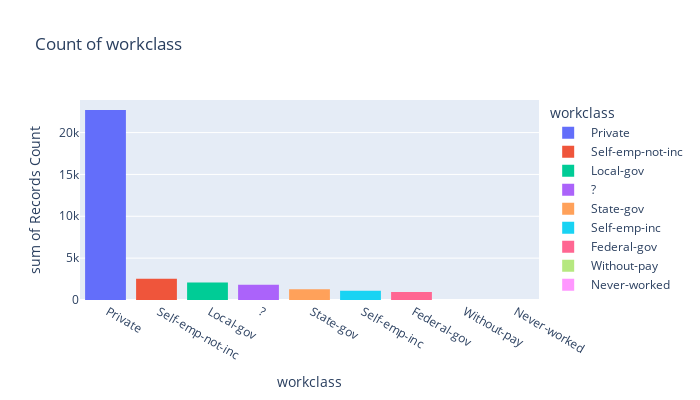
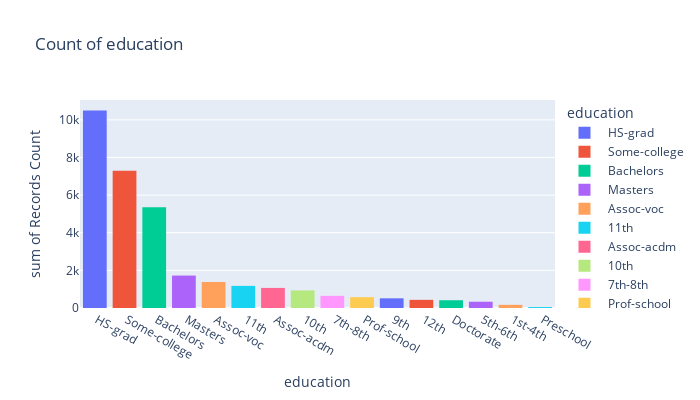
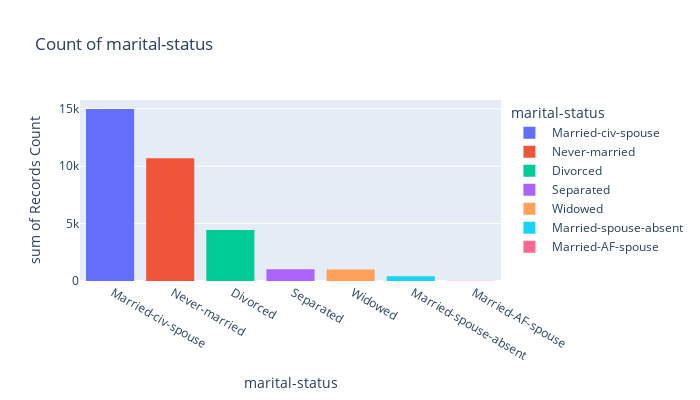
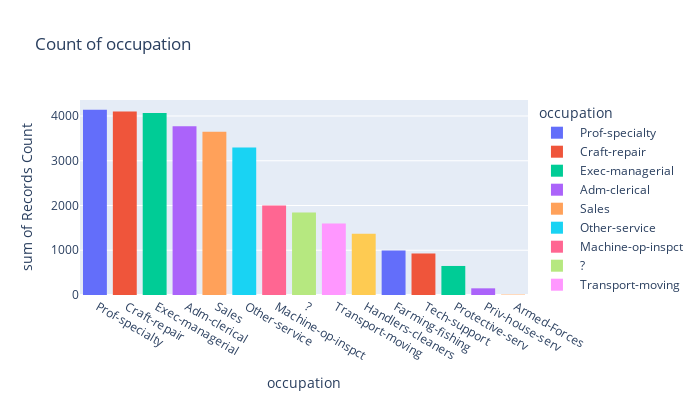

Notebook code for these charts, in order:
### Code cell
for col_name in categorical_columns:
    plot_categorical_count(data_raw, col_name)

### Figure 1 — Plotly figure (JSON) as saved in the notebook; plotly's stock layout.template omitted (floating-point values rounded to 4 significant figures)
{"data": [{"alignmentgroup": "True", "bingroup": "x", "histfunc": "sum", "hovertemplate": "workclass=%{x}<br>sum of Records Count=%{y}<extra></extra>", "legendgroup": " Private", "marker": {"color": "#636efa", "pattern": {"shape": ""}}, "name": " Private", "offsetgroup": " Private", "orientation": "v", "showlegend": true, "type": "histogram", "x": [" Private"], "xaxis": "x", "y": [22696], "yaxis": "y"}, {"alignmentgroup": "True", "bingroup": "x", "histfunc": "sum", "hovertemplate": "workclass=%{x}<br>sum of Records Count=%{y}<extra></extra>", "legendgroup": " Self-emp-not-inc", "marker": {"color": "#EF553B", "pattern": {"shape": ""}}, "name": " Self-emp-not-inc", "offsetgroup": " Self-emp-not-inc", "orientation": "v", "showlegend": true, "type": "histogram", "x": [" Self-emp-not-inc"], "xaxis": "x", "y": [2541], "yaxis": "y"}, {"alignmentgroup": "True", "bingroup": "x", "histfunc": "sum", "hovertemplate": "workclass=%{x}<br>sum of Records Count=%{y}<extra></extra>", "legendgroup": " Local-gov", "marker": {"color": "#00cc96", "pattern": {"shape": ""}}, "name": " Local-gov", "offsetgroup": " Local-gov", "orientation": "v", "showlegend": true, "type": "histogram", "x": [" Local-gov"], "xaxis": "x", "y": [2093], "yaxis": "y"}, {"alignmentgroup": "True", "bingroup": "x", "histfunc": "sum", "hovertemplate": "workclass=%{x}<br>sum of Records Count=%{y}<extra></extra>", "legendgroup": " ?", "marker": {"color": "#ab63fa", "pattern": {"shape": ""}}, "name": " ?", "offsetgroup": " ?", "orientation": "v", "showlegend": true, "type": "histogram", "x": [" ?"], "xaxis": "x", "y": [1836], "yaxis": "y"}, {"alignmentgroup": "True", "bingroup": "x", "histfunc": "sum", "hovertemplate": "workclass=%{x}<br>sum of Records Count=%{y}<extra></extra>", "legendgroup": " State-gov", "marker": {"color": "#FFA15A", "pattern": {"shape": ""}}, "name": " State-gov", "offsetgroup": " State-gov", "orientation": "v", "showlegend": true, "type": "histogram", "x": [" State-gov"], "xaxis": "x", "y": [1298], "yaxis": "y"}, {"alignmentgroup": "True", "bingroup": "x", "histfunc": "sum", "hovertemplate": "workclass=%{x}<br>sum of Records Count=%{y}<extra></extra>", "legendgroup": " Self-emp-inc", "marker": {"color": "#19d3f3", "pattern": {"shape": ""}}, "name": " Self-emp-inc", "offsetgroup": " Self-emp-inc", "orientation": "v", "showlegend": true, "type": "histogram", "x": [" Self-emp-inc"], "xaxis": "x", "y": [1116], "yaxis": "y"}, {"alignmentgroup": "True", "bingroup": "x", "histfunc": "sum", "hovertemplate": "workclass=%{x}<br>sum of Records Count=%{y}<extra></extra>", "legendgroup": " Federal-gov", "marker": {"color": "#FF6692", "pattern": {"shape": ""}}, "name": " Federal-gov", "offsetgroup": " Federal-gov", "orientation": "v", "showlegend": true, "type": "histogram", "x": [" Federal-gov"], "xaxis": "x", "y": [960], "yaxis": "y"}, {"alignmentgroup": "True", "bingroup": "x", "histfunc": "sum", "hovertemplate": "workclass=%{x}<br>sum of Records Count=%{y}<extra></extra>", "legendgroup": " Without-pay", "marker": {"color": "#B6E880", "pattern": {"shape": ""}}, "name": " Without-pay", "offsetgroup": " Without-pay", "orientation": "v", "showlegend": true, "type": "histogram", "x": [" Without-pay"], "xaxis": "x", "y": [14], "yaxis": "y"}, {"alignmentgroup": "True", "bingroup": "x", "histfunc": "sum", "hovertemplate": "workclass=%{x}<br>sum of Records Count=%{y}<extra></extra>", "legendgroup": " Never-worked", "marker": {"color": "#FF97FF", "pattern": {"shape": ""}}, "name": " Never-worked", "offsetgroup": " Never-worked", "orientation": "v", "showlegend": true, "type": "histogram", "x": [" Never-worked"], "xaxis": "x", "y": [7], "yaxis": "y"}], "layout": {"barmode": "relative", "height": 400, "legend": {"title": {"text": "workclass"}, "tracegroupgap": 0}, "title": {"text": "Count of workclass"}, "width": 700, "xaxis": {"anchor": "y", "categoryarray": [" Private", " Self-emp-not-inc", " Local-gov", " ?", " State-gov", " Self-emp-inc", " Federal-gov", " Without-pay", " Never-worked"], "categoryorder": "array", "domain": [0, 1], "title": {"text": "workclass"}}, "yaxis": {"anchor": "x", "domain": [0, 1], "title": {"text": "sum of Records Count"}}}}

### Figure 2 — Plotly figure (JSON) as saved in the notebook; plotly's stock layout.template omitted (floating-point values rounded to 4 significant figures)
{"data": [{"alignmentgroup": "True", "bingroup": "x", "histfunc": "sum", "hovertemplate": "education=%{x}<br>sum of Records Count=%{y}<extra></extra>", "legendgroup": " HS-grad", "marker": {"color": "#636efa", "pattern": {"shape": ""}}, "name": " HS-grad", "offsetgroup": " HS-grad", "orientation": "v", "showlegend": true, "type": "histogram", "x": [" HS-grad"], "xaxis": "x", "y": [10501], "yaxis": "y"}, {"alignmentgroup": "True", "bingroup": "x", "histfunc": "sum", "hovertemplate": "education=%{x}<br>sum of Records Count=%{y}<extra></extra>", "legendgroup": " Some-college", "marker": {"color": "#EF553B", "pattern": {"shape": ""}}, "name": " Some-college", "offsetgroup": " Some-college", "orientation": "v", "showlegend": true, "type": "histogram", "x": [" Some-college"], "xaxis": "x", "y": [7291], "yaxis": "y"}, {"alignmentgroup": "True", "bingroup": "x", "histfunc": "sum", "hovertemplate": "education=%{x}<br>sum of Records Count=%{y}<extra></extra>", "legendgroup": " Bachelors", "marker": {"color": "#00cc96", "pattern": {"shape": ""}}, "name": " Bachelors", "offsetgroup": " Bachelors", "orientation": "v", "showlegend": true, "type": "histogram", "x": [" Bachelors"], "xaxis": "x", "y": [5355], "yaxis": "y"}, {"alignmentgroup": "True", "bingroup": "x", "histfunc": "sum", "hovertemplate": "education=%{x}<br>sum of Records Count=%{y}<extra></extra>", "legendgroup": " Masters", "marker": {"color": "#ab63fa", "pattern": {"shape": ""}}, "name": " Masters", "offsetgroup": " Masters", "orientation": "v", "showlegend": true, "type": "histogram", "x": [" Masters"], "xaxis": "x", "y": [1723], "yaxis": "y"}, {"alignmentgroup": "True", "bingroup": "x", "histfunc": "sum", "hovertemplate": "education=%{x}<br>sum of Records Count=%{y}<extra></extra>", "legendgroup": " Assoc-voc", "marker": {"color": "#FFA15A", "pattern": {"shape": ""}}, "name": " Assoc-voc", "offsetgroup": " Assoc-voc", "orientation": "v", "showlegend": true, "type": "histogram", "x": [" Assoc-voc"], "xaxis": "x", "y": [1382], "yaxis": "y"}, {"alignmentgroup": "True", "bingroup": "x", "histfunc": "sum", "hovertemplate": "education=%{x}<br>sum of Records Count=%{y}<extra></extra>", "legendgroup": " 11th", "marker": {"color": "#19d3f3", "pattern": {"shape": ""}}, "name": " 11th", "offsetgroup": " 11th", "orientation": "v", "showlegend": true, "type": "histogram", "x": [" 11th"], "xaxis": "x", "y": [1175], "yaxis": "y"}, {"alignmentgroup": "True", "bingroup": "x", "histfunc": "sum", "hovertemplate": "education=%{x}<br>sum of Records Count=%{y}<extra></extra>", "legendgroup": " Assoc-acdm", "marker": {"color": "#FF6692", "pattern": {"shape": ""}}, "name": " Assoc-acdm", "offsetgroup": " Assoc-acdm", "orientation": "v", "showlegend": true, "type": "histogram", "x": [" Assoc-acdm"], "xaxis": "x", "y": [1067], "yaxis": "y"}, {"alignmentgroup": "True", "bingroup": "x", "histfunc": "sum", "hovertemplate": "education=%{x}<br>sum of Records Count=%{y}<extra></extra>", "legendgroup": " 10th", "marker": {"color": "#B6E880", "pattern": {"shape": ""}}, "name": " 10th", "offsetgroup": " 10th", "orientation": "v", "showlegend": true, "type": "histogram", "x": [" 10th"], "xaxis": "x", "y": [933], "yaxis": "y"}, {"alignmentgroup": "True", "bingroup": "x", "histfunc": "sum", "hovertemplate": "education=%{x}<br>sum of Records Count=%{y}<extra></extra>", "legendgroup": " 7th-8th", "marker": {"color": "#FF97FF", "pattern": {"shape": ""}}, "name": " 7th-8th", "offsetgroup": " 7th-8th", "orientation": "v", "showlegend": true, "type": "histogram", "x": [" 7th-8th"], "xaxis": "x", "y": [646], "yaxis": "y"}, {"alignmentgroup": "True", "bingroup": "x", "histfunc": "sum", "hovertemplate": "education=%{x}<br>sum of Records Count=%{y}<extra></extra>", "legendgroup": " Prof-school", "marker": {"color": "#FECB52", "pattern": {"shape": ""}}, "name": " Prof-school", "offsetgroup": " Prof-school", "orientation": "v", "showlegend": true, "type": "histogram", "x": [" Prof-school"], "xaxis": "x", "y": [576], "yaxis": "y"}, {"alignmentgroup": "True", "bingroup": "x", "histfunc": "sum", "hovertemplate": "education=%{x}<br>sum of Records Count=%{y}<extra></extra>", "legendgroup": " 9th", "marker": {"color": "#636efa", "pattern": {"shape": ""}}, "name": " 9th", "offsetgroup": " 9th", "orientation": "v", "showlegend": true, "type": "histogram", "x": [" 9th"], "xaxis": "x", "y": [514], "yaxis": "y"}, {"alignmentgroup": "True", "bingroup": "x", "histfunc": "sum", "hovertemplate": "education=%{x}<br>sum of Records Count=%{y}<extra></extra>", "legendgroup": " 12th", "marker": {"color": "#EF553B", "pattern": {"shape": ""}}, "name": " 12th", "offsetgroup": " 12th", "orientation": "v", "showlegend": true, "type": "histogram", "x": [" 12th"], "xaxis": "x", "y": [433], "yaxis": "y"}, {"alignmentgroup": "True", "bingroup": "x", "histfunc": "sum", "hovertemplate": "education=%{x}<br>sum of Records Count=%{y}<extra></extra>", "legendgroup": " Doctorate", "marker": {"color": "#00cc96", "pattern": {"shape": ""}}, "name": " Doctorate", "offsetgroup": " Doctorate", "orientation": "v", "showlegend": true, "type": "histogram", "x": [" Doctorate"], "xaxis": "x", "y": [413], "yaxis": "y"}, {"alignmentgroup": "True", "bingroup": "x", "histfunc": "sum", "hovertemplate": "education=%{x}<br>sum of Records Count=%{y}<extra></extra>", "legendgroup": " 5th-6th", "marker": {"color": "#ab63fa", "pattern": {"shape": ""}}, "name": " 5th-6th", "offsetgroup": " 5th-6th", "orientation": "v", "showlegend": true, "type": "histogram", "x": [" 5th-6th"], "xaxis": "x", "y": [333], "yaxis": "y"}, {"alignmentgroup": "True", "bingroup": "x", "histfunc": "sum", "hovertemplate": "education=%{x}<br>sum of Records Count=%{y}<extra></extra>", "legendgroup": " 1st-4th", "marker": {"color": "#FFA15A", "pattern": {"shape": ""}}, "name": " 1st-4th", "offsetgroup": " 1st-4th", "orientation": "v", "showlegend": true, "type": "histogram", "x": [" 1st-4th"], "xaxis": "x", "y": [168], "yaxis": "y"}, {"alignmentgroup": "True", "bingroup": "x", "histfunc": "sum", "hovertemplate": "education=%{x}<br>sum of Records Count=%{y}<extra></extra>", "legendgroup": " Preschool", "marker": {"color": "#19d3f3", "pattern": {"shape": ""}}, "name": " Preschool", "offsetgroup": " Preschool", "orientation": "v", "showlegend": true, "type": "histogram", "x": [" Preschool"], "xaxis": "x", "y": [51], "yaxis": "y"}], "layout": {"barmode": "relative", "height": 400, "legend": {"title": {"text": "education"}, "tracegroupgap": 0}, "title": {"text": "Count of education"}, "width": 700, "xaxis": {"anchor": "y", "categoryarray": [" HS-grad", " Some-college", " Bachelors", " Masters", " Assoc-voc", " 11th", " Assoc-acdm", " 10th", " 7th-8th", " Prof-school", " 9th", " 12th", " Doctorate", " 5th-6th", " 1st-4th", " Preschool"], "categoryorder": "array", "domain": [0, 1], "title": {"text": "education"}}, "yaxis": {"anchor": "x", "domain": [0, 1], "title": {"text": "sum of Records Count"}}}}

### Figure 3 — Plotly figure (JSON) as saved in the notebook; plotly's stock layout.template omitted (floating-point values rounded to 4 significant figures)
{"data": [{"alignmentgroup": "True", "bingroup": "x", "histfunc": "sum", "hovertemplate": "marital-status=%{x}<br>sum of Records Count=%{y}<extra></extra>", "legendgroup": " Married-civ-spouse", "marker": {"color": "#636efa", "pattern": {"shape": ""}}, "name": " Married-civ-spouse", "offsetgroup": " Married-civ-spouse", "orientation": "v", "showlegend": true, "type": "histogram", "x": [" Married-civ-spouse"], "xaxis": "x", "y": [14976], "yaxis": "y"}, {"alignmentgroup": "True", "bingroup": "x", "histfunc": "sum", "hovertemplate": "marital-status=%{x}<br>sum of Records Count=%{y}<extra></extra>", "legendgroup": " Never-married", "marker": {"color": "#EF553B", "pattern": {"shape": ""}}, "name": " Never-married", "offsetgroup": " Never-married", "orientation": "v", "showlegend": true, "type": "histogram", "x": [" Never-married"], "xaxis": "x", "y": [10683], "yaxis": "y"}, {"alignmentgroup": "True", "bingroup": "x", "histfunc": "sum", "hovertemplate": "marital-status=%{x}<br>sum of Records Count=%{y}<extra></extra>", "legendgroup": " Divorced", "marker": {"color": "#00cc96", "pattern": {"shape": ""}}, "name": " Divorced", "offsetgroup": " Divorced", "orientation": "v", "showlegend": true, "type": "histogram", "x": [" Divorced"], "xaxis": "x", "y": [4443], "yaxis": "y"}, {"alignmentgroup": "True", "bingroup": "x", "histfunc": "sum", "hovertemplate": "marital-status=%{x}<br>sum of Records Count=%{y}<extra></extra>", "legendgroup": " Separated", "marker": {"color": "#ab63fa", "pattern": {"shape": ""}}, "name": " Separated", "offsetgroup": " Separated", "orientation": "v", "showlegend": true, "type": "histogram", "x": [" Separated"], "xaxis": "x", "y": [1025], "yaxis": "y"}, {"alignmentgroup": "True", "bingroup": "x", "histfunc": "sum", "hovertemplate": "marital-status=%{x}<br>sum of Records Count=%{y}<extra></extra>", "legendgroup": " Widowed", "marker": {"color": "#FFA15A", "pattern": {"shape": ""}}, "name": " Widowed", "offsetgroup": " Widowed", "orientation": "v", "showlegend": true, "type": "histogram", "x": [" Widowed"], "xaxis": "x", "y": [993], "yaxis": "y"}, {"alignmentgroup": "True", "bingroup": "x", "histfunc": "sum", "hovertemplate": "marital-status=%{x}<br>sum of Records Count=%{y}<extra></extra>", "legendgroup": " Married-spouse-absent", "marker": {"color": "#19d3f3", "pattern": {"shape": ""}}, "name": " Married-spouse-absent", "offsetgroup": " Married-spouse-absent", "orientation": "v", "showlegend": true, "type": "histogram", "x": [" Married-spouse-absent"], "xaxis": "x", "y": [418], "yaxis": "y"}, {"alignmentgroup": "True", "bingroup": "x", "histfunc": "sum", "hovertemplate": "marital-status=%{x}<br>sum of Records Count=%{y}<extra></extra>", "legendgroup": " Married-AF-spouse", "marker": {"color": "#FF6692", "pattern": {"shape": ""}}, "name": " Married-AF-spouse", "offsetgroup": " Married-AF-spouse", "orientation": "v", "showlegend": true, "type": "histogram", "x": [" Married-AF-spouse"], "xaxis": "x", "y": [23], "yaxis": "y"}], "layout": {"barmode": "relative", "height": 400, "legend": {"title": {"text": "marital-status"}, "tracegroupgap": 0}, "title": {"text": "Count of marital-status"}, "width": 700, "xaxis": {"anchor": "y", "categoryarray": [" Married-civ-spouse", " Never-married", " Divorced", " Separated", " Widowed", " Married-spouse-absent", " Married-AF-spouse"], "categoryorder": "array", "domain": [0, 1], "title": {"text": "marital-status"}}, "yaxis": {"anchor": "x", "domain": [0, 1], "title": {"text": "sum of Records Count"}}}}

### Figure 4 — Plotly figure (JSON) as saved in the notebook; plotly's stock layout.template omitted (floating-point values rounded to 4 significant figures)
{"data": [{"alignmentgroup": "True", "bingroup": "x", "histfunc": "sum", "hovertemplate": "occupation=%{x}<br>sum of Records Count=%{y}<extra></extra>", "legendgroup": " Prof-specialty", "marker": {"color": "#636efa", "pattern": {"shape": ""}}, "name": " Prof-specialty", "offsetgroup": " Prof-specialty", "orientation": "v", "showlegend": true, "type": "histogram", "x": [" Prof-specialty"], "xaxis": "x", "y": [4140], "yaxis": "y"}, {"alignmentgroup": "True", "bingroup": "x", "histfunc": "sum", "hovertemplate": "occupation=%{x}<br>sum of Records Count=%{y}<extra></extra>", "legendgroup": " Craft-repair", "marker": {"color": "#EF553B", "pattern": {"shape": ""}}, "name": " Craft-repair", "offsetgroup": " Craft-repair", "orientation": "v", "showlegend": true, "type": "histogram", "x": [" Craft-repair"], "xaxis": "x", "y": [4099], "yaxis": "y"}, {"alignmentgroup": "True", "bingroup": "x", "histfunc": "sum", "hovertemplate": "occupation=%{x}<br>sum of Records Count=%{y}<extra></extra>", "legendgroup": " Exec-managerial", "marker": {"color": "#00cc96", "pattern": {"shape": ""}}, "name": " Exec-managerial", "offsetgroup": " Exec-managerial", "orientation": "v", "showlegend": true, "type": "histogram", "x": [" Exec-managerial"], "xaxis": "x", "y": [4066], "yaxis": "y"}, {"alignmentgroup": "True", "bingroup": "x", "histfunc": "sum", "hovertemplate": "occupation=%{x}<br>sum of Records Count=%{y}<extra></extra>", "legendgroup": " Adm-clerical", "marker": {"color": "#ab63fa", "pattern": {"shape": ""}}, "name": " Adm-clerical", "offsetgroup": " Adm-clerical", "orientation": "v", "showlegend": true, "type": "histogram", "x": [" Adm-clerical"], "xaxis": "x", "y": [3770], "yaxis": "y"}, {"alignmentgroup": "True", "bingroup": "x", "histfunc": "sum", "hovertemplate": "occupation=%{x}<br>sum of Records Count=%{y}<extra></extra>", "legendgroup": " Sales", "marker": {"color": "#FFA15A", "pattern": {"shape": ""}}, "name": " Sales", "offsetgroup": " Sales", "orientation": "v", "showlegend": true, "type": "histogram", "x": [" Sales"], "xaxis": "x", "y": [3650], "yaxis": "y"}, {"alignmentgroup": "True", "bingroup": "x", "histfunc": "sum", "hovertemplate": "occupation=%{x}<br>sum of Records Count=%{y}<extra></extra>", "legendgroup": " Other-service", "marker": {"color": "#19d3f3", "pattern": {"shape": ""}}, "name": " Other-service", "offsetgroup": " Other-service", "orientation": "v", "showlegend": true, "type": "histogram", "x": [" Other-service"], "xaxis": "x", "y": [3295], "yaxis": "y"}, {"alignmentgroup": "True", "bingroup": "x", "histfunc": "sum", "hovertemplate": "occupation=%{x}<br>sum of Records Count=%{y}<extra></extra>", "legendgroup": " Machine-op-inspct", "marker": {"color": "#FF6692", "pattern": {"shape": ""}}, "name": " Machine-op-inspct", "offsetgroup": " Machine-op-inspct", "orientation": "v", "showlegend": true, "type": "histogram", "x": [" Machine-op-inspct"], "xaxis": "x", "y": [2002], "yaxis": "y"}, {"alignmentgroup": "True", "bingroup": "x", "histfunc": "sum", "hovertemplate": "occupation=%{x}<br>sum of Records Count=%{y}<extra></extra>", "legendgroup": " ?", "marker": {"color": "#B6E880", "pattern": {"shape": ""}}, "name": " ?", "offsetgroup": " ?", "orientation": "v", "showlegend": true, "type": "histogram", "x": [" ?"], "xaxis": "x", "y": [1843], "yaxis": "y"}, {"alignmentgroup": "True", "bingroup": "x", "histfunc": "sum", "hovertemplate": "occupation=%{x}<br>sum of Records Count=%{y}<extra></extra>", "legendgroup": " Transport-moving", "marker": {"color": "#FF97FF", "pattern": {"shape": ""}}, "name": " Transport-moving", "offsetgroup": " Transport-moving", "orientation": "v", "showlegend": true, "type": "histogram", "x": [" Transport-moving"], "xaxis": "x", "y": [1597], "yaxis": "y"}, {"alignmentgroup": "True", "bingroup": "x", "histfunc": "sum", "hovertemplate": "occupation=%{x}<br>sum of Records Count=%{y}<extra></extra>", "legendgroup": " Handlers-cleaners", "marker": {"color": "#FECB52", "pattern": {"shape": ""}}, "name": " Handlers-cleaners", "offsetgroup": " Handlers-cleaners", "orientation": "v", "showlegend": true, "type": "histogram", "x": [" Handlers-cleaners"], "xaxis": "x", "y": [1370], "yaxis": "y"}, {"alignmentgroup": "True", "bingroup": "x", "histfunc": "sum", "hovertemplate": "occupation=%{x}<br>sum of Records Count=%{y}<extra></extra>", "legendgroup": " Farming-fishing", "marker": {"color": "#636efa", "pattern": {"shape": ""}}, "name": " Farming-fishing", "offsetgroup": " Farming-fishing", "orientation": "v", "showlegend": true, "type": "histogram", "x": [" Farming-fishing"], "xaxis": "x", "y": [994], "yaxis": "y"}, {"alignmentgroup": "True", "bingroup": "x", "histfunc": "sum", "hovertemplate": "occupation=%{x}<br>sum of Records Count=%{y}<extra></extra>", "legendgroup": " Tech-support", "marker": {"color": "#EF553B", "pattern": {"shape": ""}}, "name": " Tech-support", "offsetgroup": " Tech-support", "orientation": "v", "showlegend": true, "type": "histogram", "x": [" Tech-support"], "xaxis": "x", "y": [928], "yaxis": "y"}, {"alignmentgroup": "True", "bingroup": "x", "histfunc": "sum", "hovertemplate": "occupation=%{x}<br>sum of Records Count=%{y}<extra></extra>", "legendgroup": " Protective-serv", "marker": {"color": "#00cc96", "pattern": {"shape": ""}}, "name": " Protective-serv", "offsetgroup": " Protective-serv", "orientation": "v", "showlegend": true, "type": "histogram", "x": [" Protective-serv"], "xaxis": "x", "y": [649], "yaxis": "y"}, {"alignmentgroup": "True", "bingroup": "x", "histfunc": "sum", "hovertemplate": "occupation=%{x}<br>sum of Records Count=%{y}<extra></extra>", "legendgroup": " Priv-house-serv", "marker": {"color": "#ab63fa", "pattern": {"shape": ""}}, "name": " Priv-house-serv", "offsetgroup": " Priv-house-serv", "orientation": "v", "showlegend": true, "type": "histogram", "x": [" Priv-house-serv"], "xaxis": "x", "y": [149], "yaxis": "y"}, {"alignmentgroup": "True", "bingroup": "x", "histfunc": "sum", "hovertemplate": "occupation=%{x}<br>sum of Records Count=%{y}<extra></extra>", "legendgroup": " Armed-Forces", "marker": {"color": "#FFA15A", "pattern": {"shape": ""}}, "name": " Armed-Forces", "offsetgroup": " Armed-Forces", "orientation": "v", "showlegend": true, "type": "histogram", "x": [" Armed-Forces"], "xaxis": "x", "y": [9], "yaxis": "y"}], "layout": {"barmode": "relative", "height": 400, "legend": {"title": {"text": "occupation"}, "tracegroupgap": 0}, "title": {"text": "Count of occupation"}, "width": 700, "xaxis": {"anchor": "y", "categoryarray": [" Prof-specialty", " Craft-repair", " Exec-managerial", " Adm-clerical", " Sales", " Other-service", " Machine-op-inspct", " ?", " Transport-moving", " Handlers-cleaners", " Farming-fishing", " Tech-support", " Protective-serv", " Priv-house-serv", " Armed-Forces"], "categoryorder": "array", "domain": [0, 1], "title": {"text": "occupation"}}, "yaxis": {"anchor": "x", "domain": [0, 1], "title": {"text": "sum of Records Count"}}}}
